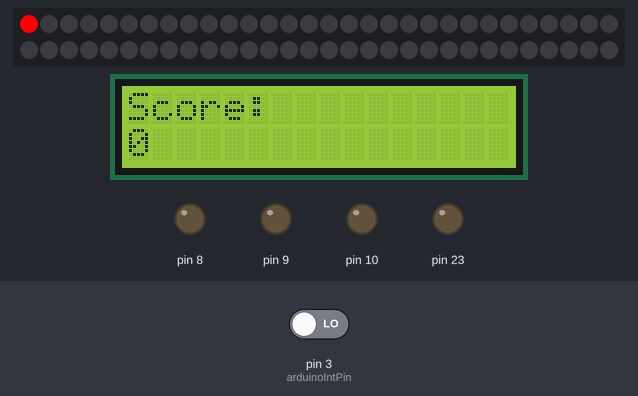
A sketch run on a simulated Arduino Uno, built with avr-gcc and run on an emulated ATmega328P. Shown: 60 RGB LEDs in strip order, left to right, continuing on the next row, 16×2 character LCD, output pins drawn as LEDs (lit = HIGH). The test bench sets the inputs (shaded band); at power-on: pin 3 (arduinoIntPin) LOW. What the sketch prints to the serial monitor is not drawn.

Above: at 5.2 s.
5.3 s: pin 3 (arduinoIntPin) driven HIGH
Timing chart, 0 to 8.3 s (numbered marks = the images above; inputs shaded):
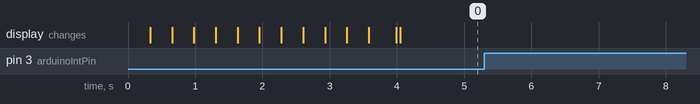

Measured:
- after the input at 5.3 s, every drawn part: stays the same

The sketch:

PinballInput.ino
```cpp
#include <Wire.h>
#include <Adafruit_GFX.h>
#include <Adafruit_SSD1306.h>
#include <FastLED.h>
#include <LiquidCrystal.h>
#include "Adafruit_MCP23017.h"
#include <Servo.h>

#define NUM_LEDS 60
#define DATA_PIN 3
#define SCREEN_WIDTH 128 // OLED display width, in pixels
#define SCREEN_HEIGHT 64 // OLED display height, in pixels

byte arduinoIntPin = 3;
int interruptPin = 3;

volatile boolean awakenByInterrupt = false;
byte arduinoInterrupt=1;

//Servo Pin
int servoPin = 5;

// LCD Pins
//#define rs 7
//#define en 8
//#define d4 9
//#define d5 10
//#define d6 11
//#define d7 12
const int rs = 12, en = 11, d4 = 5, d5 = 4, d6 = 7, d7 = 2;

// Pinball Input Pins
//#define laserPin 1
//MCP Pins
#define ramp1Pin 0
#define ramp2Pin 1
#define ramp3Pin 2
#define multiBallPin 3
#define target1Pin 4
#define popBumper1Pin 5
#define popTargetPin 6
int targetPins[]= {ramp1Pin, ramp2Pin, ramp3Pin, multiBallPin, target1Pin, popBumper1Pin, popTargetPin};
int inputPinCount = 7;

Servo myservo;
int servoPos = 0;
int servoDelayTime = 3000;
int servoStartTime = 0;

LiquidCrystal lcd(rs, en, d4, d5, d6, d7);
CRGB leds[NUM_LEDS];
// Declaration for an SSD1306 display connected to I2C (SDA, SCL pins)
#define OLED_RESET     -1 // Reset pin # (or -1 if sharing Arduino reset pin)
Adafruit_SSD1306 display(SCREEN_WIDTH, SCREEN_HEIGHT, &Wire, OLED_RESET);

Adafruit_MCP23017 mcp;
volatile int score = 0;
int counter = 3;
int multiBallCounter = 0;
int targetCounter = 0;
int rampCounter = 0;
int popTargetCounter = 0;
int popBumperCounter = 0;

void setup() {
  Serial.begin(9600);
  // put your setup code here, to run once:
//  startSSD1306Screen()
  startLED();

  pinMode(arduinoIntPin, INPUT);

  lcd.begin(16, 2);
  lcd.setCursor(0, 0);
  lcd.print("Score:");
  startMCP();
  attachInterrupt(digitalPinToInterrupt(interruptPin), intCallBack, CHANGE);
}

void loop() {
  updateScreen();
  // put your main code here, to run repeatedly:
  // enable interrupts before going to sleep/wait
  // And we setup a callback for the arduino INT handler.
//  updateScreen();
  // Simulate a deep sleep
//  while(!awakenByInterrupt);
  // disable interrupts while handling them.
//  detachInterrupt(arduinoInterrupt);

//  if(awakenByInterrupt) {
//    Serial.println("Woken by interrupt...");
//    handleInterrupt();
//  }

//delay(10);
}

void checkBallDrain(){
}
void handleInterrupt(){
}

void cleanInterrupts(){
  EIFR=0x01;
  awakenByInterrupt=false;
}
void intCallBack(){
  awakenByInterrupt=true;
  uint8_t pin=mcp.getLastInterruptPin();
  uint8_t val=mcp.getLastInterruptPinValue();
  Serial.print("Pin: ");
  Serial.println(pin);
  Serial.print("Val: ");
  Serial.println(val);
  Serial.println("");

  if(val > 0){
    checkTarget(pin);
  }

//  while( ! (mcp.digitalRead(pin) ));
  // and clean queued INT signal
  cleanInterrupts();
}

void checkTarget(int targetPin) {
  Serial.print("Checking target: ");
  Serial.println(targetPin);
  Serial.print("Target 1: ");
  Serial.println(ramp2Pin);
  switch(targetPin){
    case target1Pin:
      updateScore(10);
      targetCounter++;
      flashLEDs();
      break;
    case popBumper1Pin:
      updateScore(3);
      popBumperCounter++;
      flashLEDs();
      break;
    case popTargetPin:
      updateScore(100);
      popTargetCounter++;
      flashLEDs();
      break;

    case multiBallPin:
      updateScore(50);
      multiBallCounter++;
      flashLEDs();
      break;

    case ramp1Pin:
      updateScore(20);
      rampCounter++;
      flashLEDs();
      break;
    case ramp2Pin:
      updateScore(20);
      rampCounter++;
      flashLEDs();
      break;
    case ramp3Pin:
      updateScore(20);
      rampCounter++;
      flashLEDs();
      break;
  }

}

void handleMultiBall(){
  if(servoStartTime == 0){
    servoStartTime = millis();
    myservo.write(180);
  }

  if(servoStartTime + servoDelayTime <= millis()){
    myservo.write(-180);
    servoStartTime = 0;
  }
}

void updateScore(int amount) {
//  noInterrupts();
  score += amount;
  flashLEDs();
}

void updateScreen() {
  lcd.setCursor(0,1);
  lcd.print(score);
}

void flashLEDs(){
    for(int dot = 0; dot < NUM_LEDS; dot++) {
      leds[dot] = CRGB::Red;
    }
    FastLED.show();
    delay(200);
    for(int dot = 0; dot < NUM_LEDS; dot++) {
      leds[dot] = CRGB::Black;
    }
     FastLED.show();
}

void startSSD1306Screen() {

  if(!display.begin(SSD1306_SWITCHCAPVCC, 0x3C)) { // Address 0x3D for 128x64
    Serial.println(F("SSD1306 allocation failed"));
    for(;;);
  }
  display.clearDisplay();

  display.setTextSize(5);
  display.setTextColor(WHITE);
  display.setCursor(0, 10);
  // Display static text
  display.println(counter);
  display.display();
}

void startMCP(){
  Serial.println("Starting MCP...");
  mcp.begin();
  mcp.setupInterrupts(true, false, HIGH);
  for(int i = 0; i < inputPinCount; i++){
    Serial.print("Starting pin: ");
    Serial.println(targetPins[i]);
    mcp.pinMode(targetPins[i], INPUT);
    mcp.setupInterruptPin(targetPins[i], CHANGE);
  }
  Serial.println("MCP Done");
}

void startLED(){
  Serial.println("Starting LEDs...");
  FastLED.addLeds<NEOPIXEL, DATA_PIN>(leds, NUM_LEDS);
  playRunner();
  playRunnerReverse();
}

void playRunner(){
  for(int dot = 0; dot < NUM_LEDS; dot++) {
    leds[dot] = CRGB::Red;
    FastLED.show();
    // clear this led for the next time around the loop
    leds[dot] = CRGB::Black;
    delay(30);
  }
}

void playRunnerReverse(){
  for(int dot = NUM_LEDS-1; dot >= 0; dot--) {
    leds[dot] = CRGB::Red;
    FastLED.show();
    // clear this led for the next time around the loop
    leds[dot] = CRGB::Black;
    delay(30);
  }
}
```
